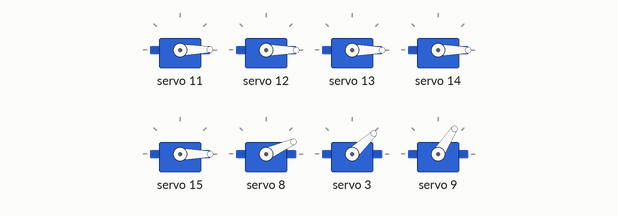
This sketch was run on a simulated Arduino Uno, built with avr-gcc and run on an emulated ATmega328P. Parts: 8 × servo.

Above: at 1.55 s.
At 2.55 s:
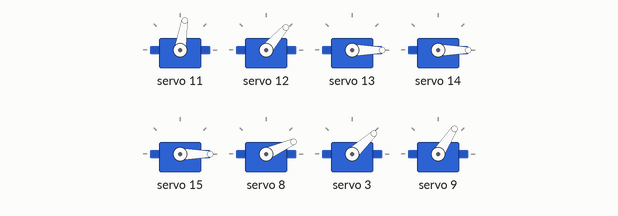
At 3.6 s:
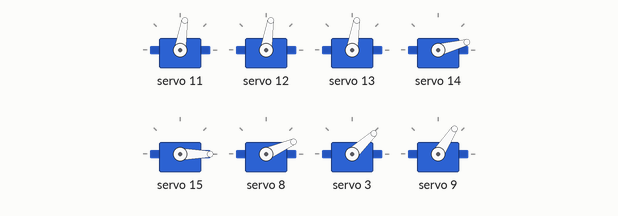
At 5.65 s:
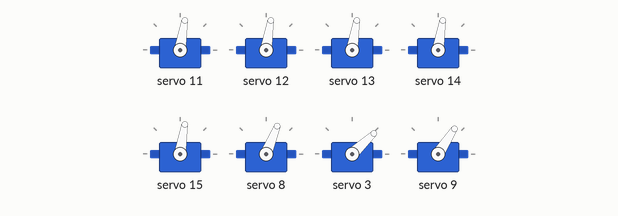
At 7.7 s:
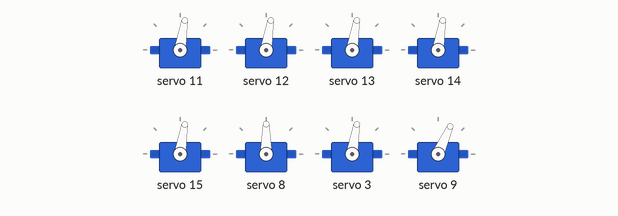
At 9.8 s:
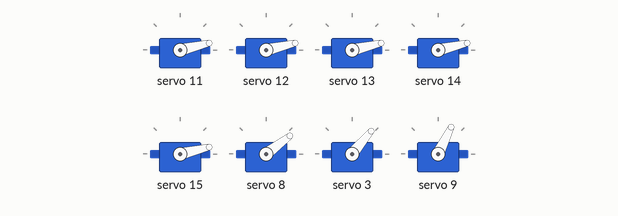
Timing chart, 0 to 15.1 s (numbered marks = the images above):
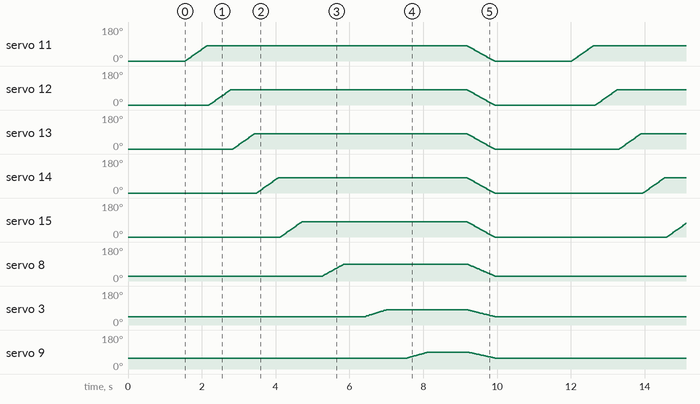

The sketch:

RoboticArmAllServosMoving.ino
```cpp
#include <HCPCA9685.h>
HCPCA9685 HCPCA9685(0x40);  // Controlador PCA9685

// Definición de pines y límites de cada servo
const int dedos[5] = {11, 12, 13, 14, 15};  // Pines de los dedos (0° a 180°)
const int codo = 8;                         // Pin del codo (60° a 200°)
const int hombroFlexion = 3;                // Pin flexión hombro (100° a 180°)
const int hombroLateral = 9;                // Pin movimiento lateral hombro (130° a 200°)

// Posiciones iniciales (ajustables)
const int posInicialDedos = 0;    // Dedos abiertos
const int posInicialCodo = 60;     // Codo abajo
const int posInicialHombroFlex = 100; // Hombro flexionado abajo
const int posInicialHombroLat = 130;  // Hombro lateral centrado

// Variables para velocidad
const int velocidad = 20;  // Retardo entre pasos (ms)
const int pasos = 30;      // Pasos para movimientos suaves

void setup() {
  HCPCA9685.Init(SERVO_MODE);
  HCPCA9685.Sleep(false);
  moverAPosicionInicial();  // Coloca todos los servos en posición inicial al iniciar
  delay(1000);
}

void moverAPosicionInicial() {
  // Dedos (mano abierta)
  for (int i = 0; i < 5; i++) {
    HCPCA9685.Servo(dedos[i], posInicialDedos);
  }
  // Codo (abajo)
  HCPCA9685.Servo(codo, posInicialCodo);
  // Hombro (abajo y centrado)
  HCPCA9685.Servo(hombroFlexion, posInicialHombroFlex);
  HCPCA9685.Servo(hombroLateral, posInicialHombroLat);
  delay(500);
}

void moverServoSuave(int pin, int anguloInicial, int anguloFinal, int delayPasos = velocidad) {
  for (int paso = 0; paso <= pasos; paso++) {
    int anguloActual = map(paso, 0, pasos, anguloInicial, anguloFinal);
    HCPCA9685.Servo(pin, anguloActual);
    delay(delayPasos);
  }
}

void loop() {
  // --- Secuencia individual ---
  // 1. Mover dedos (cerrar mano)
  for (int i = 0; i < 5; i++) {
    moverServoSuave(dedos[i], posInicialDedos, 180);
  }
  delay(500);

  // 2. Mover codo (subir)
  moverServoSuave(codo, posInicialCodo, 200);
  delay(500);

  // 3. Mover hombro (flexión hacia arriba)
  moverServoSuave(hombroFlexion, posInicialHombroFlex, 180);
  delay(500);

  // 4. Mover hombro (lateral hacia arriba)
  moverServoSuave(hombroLateral, posInicialHombroLat, 200);
  delay(1000);

  // --- Movimiento coordinado ---
  // Todos los servos vuelven a la posición inicial simultáneamente
  for (int paso = 0; paso <= pasos; paso++) {
    // Dedos
    for (int i = 0; i < 5; i++) {
      HCPCA9685.Servo(dedos[i], map(paso, 0, pasos, 180, posInicialDedos));
    }
    // Codo
    HCPCA9685.Servo(codo, map(paso, 0, pasos, 200, posInicialCodo));
    // Hombro
    HCPCA9685.Servo(hombroFlexion, map(paso, 0, pasos, 180, posInicialHombroFlex));
    HCPCA9685.Servo(hombroLateral, map(paso, 0, pasos, 200, posInicialHombroLat));
    delay(velocidad);
  }
  delay(2000);  // Pausa antes de repetir
}
```
